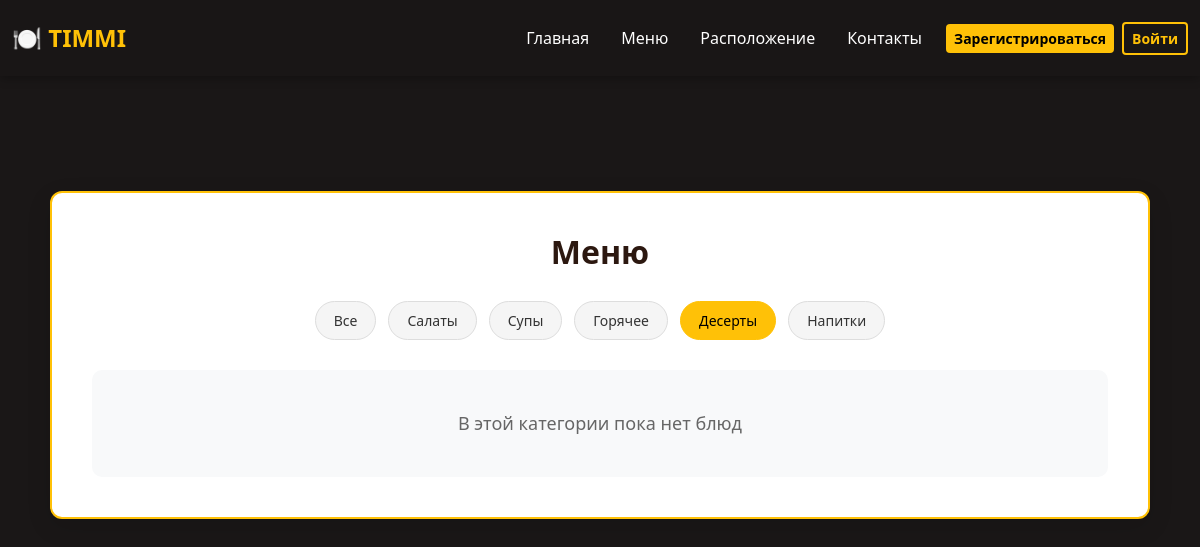
The page /menu?category=desserts on the database as committed earlier.
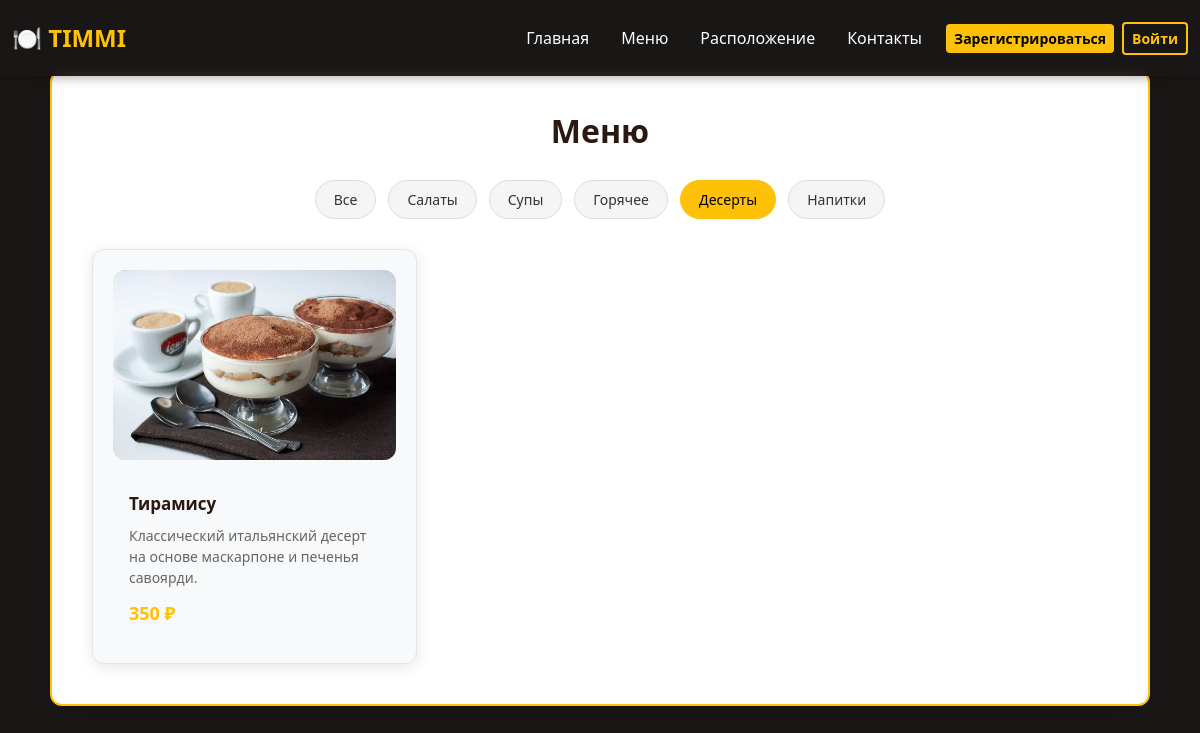
The same page on the database as committed later.
### data/dishes.py (models this page shows, shortened)
class Dish(SqlAlchemyBase, UserMixin, SerializerMixin):
    __tablename__ = 'dishes'
    id = sqlalchemy.Column(sqlalchemy.Integer,
                           primary_key=True, autoincrement=True)
    name = sqlalchemy.Column(sqlalchemy.String, nullable=True)
    description = sqlalchemy.Column(sqlalchemy.String, nullable=True)
    price = sqlalchemy.Column(sqlalchemy.Integer,
                              index=True, unique=True, nullable=True)
    image = sqlalchemy.Column(sqlalchemy.String)
    category = sqlalchemy.Column(sqlalchemy.String)

### main.py (the view)
@app.route('/menu')
def menu():
    CATEGORIES = {
        'all': 'Все',
        'salads': 'Салаты',
        'soups': 'Супы',
        'mains': 'Горячее',
        'desserts': 'Десерты',
        'drinks': 'Напитки'
    }
    current_category = request.args.get('category', 'all')
    db_sess = db_session.create_session()
    if current_category == 'all':
        dishes = db_sess.query(Dish).all()
    else:
        dishes = db_sess.query(Dish).filter(Dish.category == current_category).all()
    menu_data = {
        'title': 'Меню',
        'dishes': dishes,
        'categories': CATEGORIES,
        'current_category': current_category
    }
    return render_template('menu.html', menu=menu_data)

### data/db_session.py (called while the page is built)
def create_session() -> Session:
    global __factory
    return __factory()

### templates/menu.html (shortened to what this page needs)
{% extends "base.html" %}
{% block content %}
<div class="menu-container">
    <h1>{{ menu.title }}</h1>
    <div class="category-filters">
        {% for cat_id, cat_name in menu.categories.items() %}
            <a href="{{ url_for('menu', category=cat_id) }}"
               class="filter-btn {% if menu.current_category == cat_id %}active{% endif %}">
                {{ cat_name }}
            </a>
        {% endfor %}
    </div>
    {% if menu.dishes %}
        <div class="menu-grid">
            {% for dish in menu.dishes %}
                <div class="menu-item">
                    <div class="menu-item-image">
                        {% if dish.image and dish.image != 'default.jpg' %}
                            <img src="{{ url_for('static', filename='img/' + dish.image) }}" alt="{{ dish.name }}">
                        {% else %}
                            <img src="{{ url_for('static', filename='img/default.jpg') }}" alt="{{ dish.name }}">
                        {% endif %}
                    </div>
                    <div class="menu-item-content">
                        <div class="menu-item-name">{{ dish.name }}</div>
                        <div class="menu-item-description">{{ dish.description }}</div>
                        <div class="menu-item-price">{{ dish.price }} ₽</div>
                    </div>
                </div>
            {% endfor %}
        </div>
    {% else %}
        <div class="empty-message">
            В этой категории пока нет блюд
        </div>
    {% endif %}
</div>
{% endblock %}

Rows that differ between the two databases and show on the page:
added Dish: image (picture), name "Тирамису", description "Классический итальянский десерт на основе маскарпоне и печенья савоярди.", price "350"
Other text that changed with them:
text no longer shown: "В этой категории пока нет блюд"
